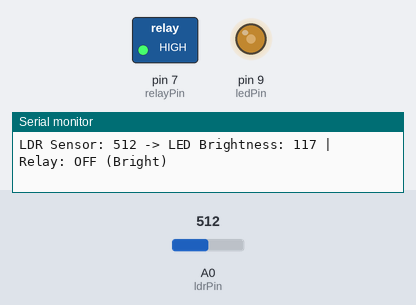
A sketch run on a simulated Arduino Uno, built with avr-gcc and run on an emulated ATmega328P. Shown: switched loads named in the sketch (green lamp = pin HIGH), output pins drawn as LEDs (lit = HIGH), the last lines printed to the serial monitor. The inputs (shaded band) are chosen by the test bench; at power-on: A0 (ldrPin) = 512.

Above: at 1.2 s.
1.3 s: A0 (ldrPin) set to 983
At 1.7 s:
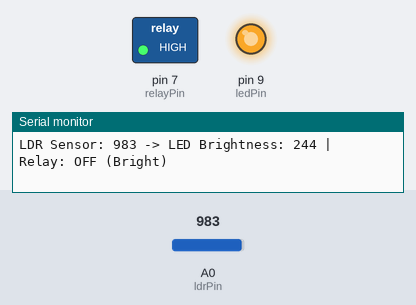
2.9 s: A0 (ldrPin) set to 1013
At 4.2 s:
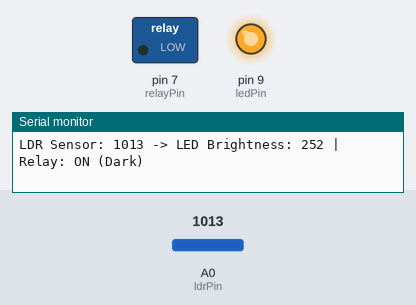
4.5 s: A0 (ldrPin) set to 716
At 5.8 s:
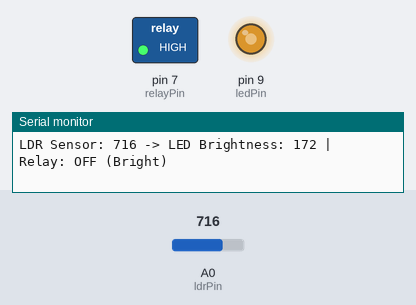
6.1 s: A0 (ldrPin) set to 466
At 7.3 s:
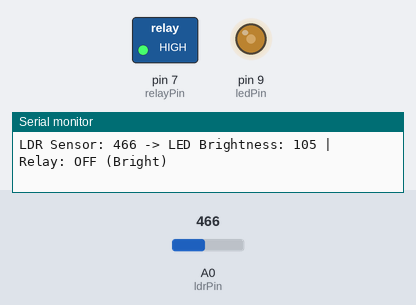
9.1 s: A0 (ldrPin) set to 429
At 10.1 s:
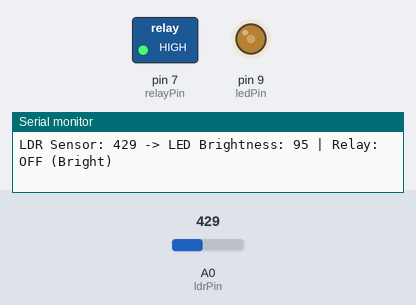
12.1 s: A0 (ldrPin) set to 109
At 12.9 s:
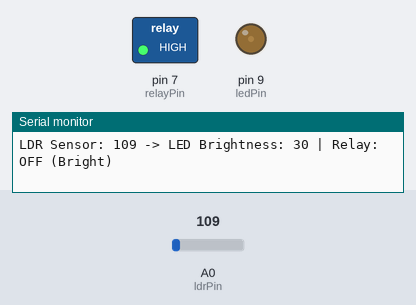
13.7 s: A0 (ldrPin) set to 93
Timing chart, 0 to 16.7 s (numbered marks = the images above; inputs shaded):
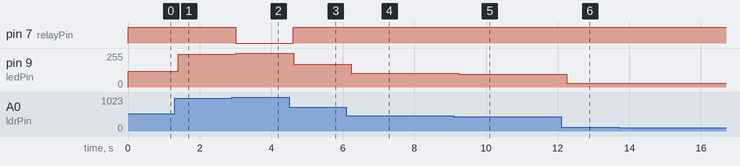

Measured:
- the behaviour switches between 1000 and 1001 on A0 (ldrPin) (found by bisection; images 1 and 2)
- after the input at 1.3 s, pin 9 (ledPin): 117/255 → 244/255 after 0.11 s
- after the input at 2.9 s, pin 7 (relayPin): HIGH → LOW after 0.11 s; pin 9 (ledPin): 244/255 → 252/255 after 0.11 s
- after the input at 4.5 s, pin 7 (relayPin): LOW → HIGH after 0.12 s; pin 9 (ledPin): 252/255 → 172/255 after 0.12 s
- after the input at 6.1 s, pin 9 (ledPin): 172/255 → 105/255 after 0.13 s
- after the input at 9.1 s, pin 9 (ledPin): 105/255 → 95/255 after 0.14 s
- after the input at 12.1 s, pin 9 (ledPin): 95/255 → 30/255 after 0.16 s

The sketch:

ldr_relay_led.ino
```cpp
// ----- Smart Light Control using LDR + Relay + PWM LED -----

#define relayPin 7          // Relay for big bulb
int ldrPin = A0;            // LDR sensor pin
int ledPin = 9;             // LED PWM pin

void setup() {
  pinMode(relayPin, OUTPUT);
  pinMode(ledPin, OUTPUT);

  digitalWrite(relayPin, HIGH); // Relay OFF initially

  Serial.begin(9600);
}

void loop() {
  // ----- Read LDR -----
  int sensorValue = analogRead(ldrPin);

  // ----- Relay Control -----
  if (sensorValue > 1000) {     // Adjust threshold as needed
    digitalWrite(relayPin, LOW);  // Relay ON (big bulb ON)
  } else {
    digitalWrite(relayPin, HIGH); // Relay OFF (big bulb OFF)
  }

  // ----- LED Brightness Control -----
  int brightness = map(sensorValue, 76, 1023, 0, 255);
  brightness = constrain(brightness, 30, 255); // Keeps brightness within range

  analogWrite(ledPin, brightness);

  // ----- Debugging -----
  Serial.print("LDR Sensor: ");
  Serial.print(sensorValue);
  Serial.print(" -> LED Brightness: ");
  Serial.print(brightness);

  if (sensorValue > 1000) {
    Serial.println(" | Relay: ON (Dark)");
  } else {
    Serial.println(" | Relay: OFF (Bright)");
  }

  delay(200); // Small delay for stability
}
```
